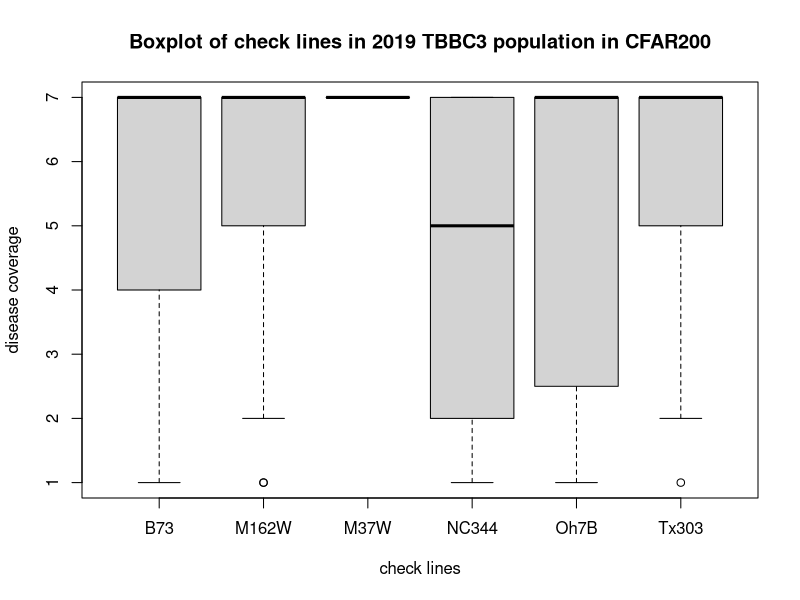
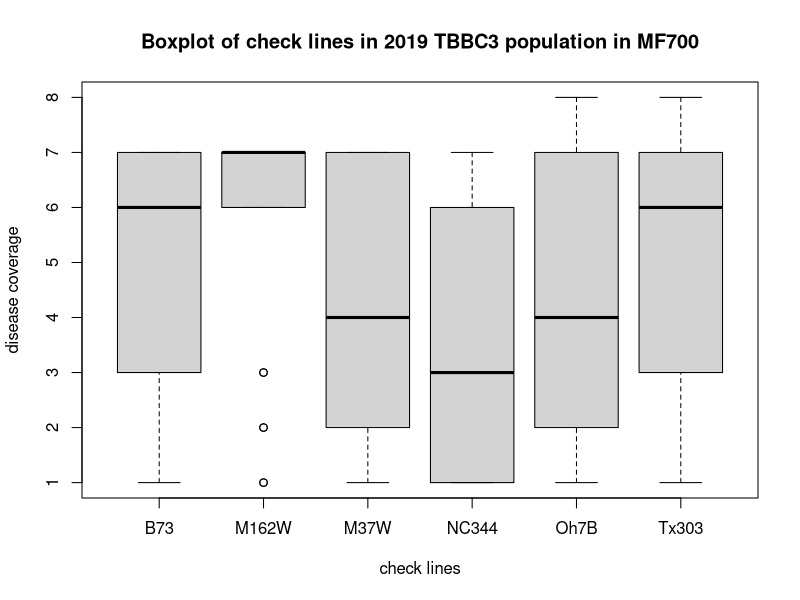
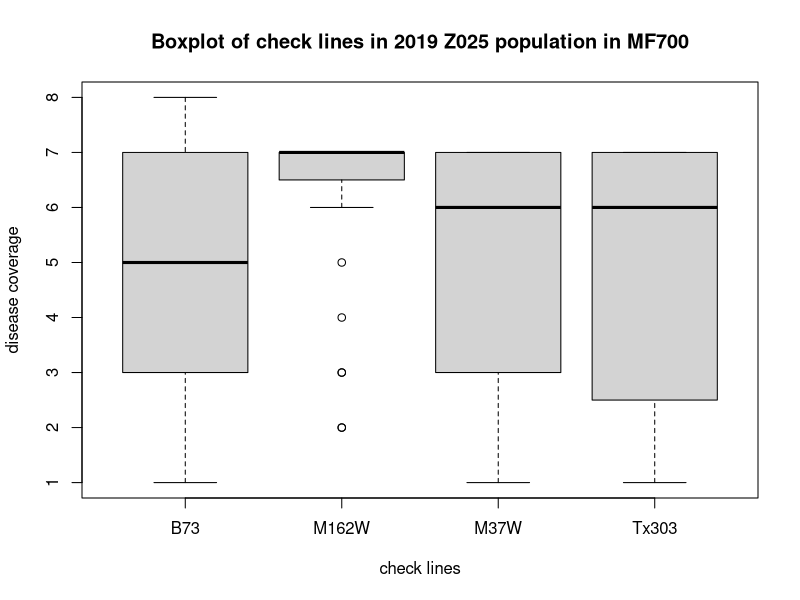
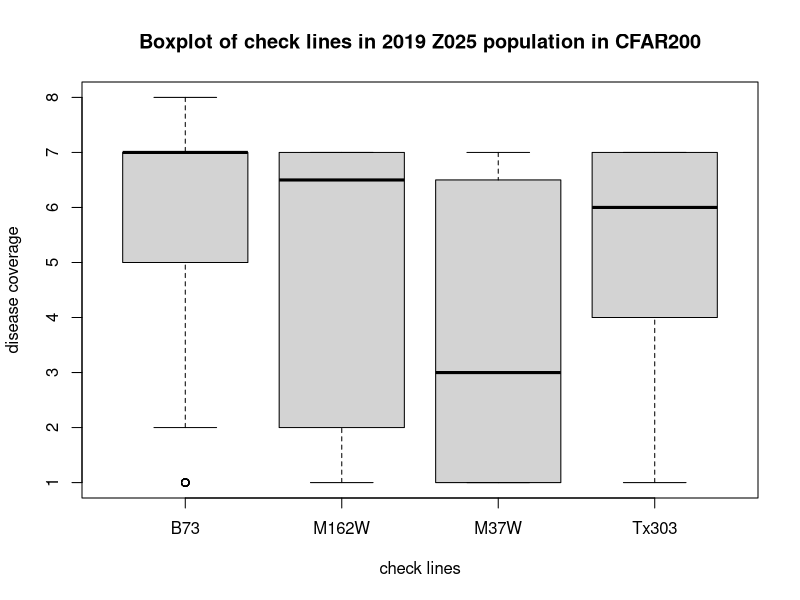
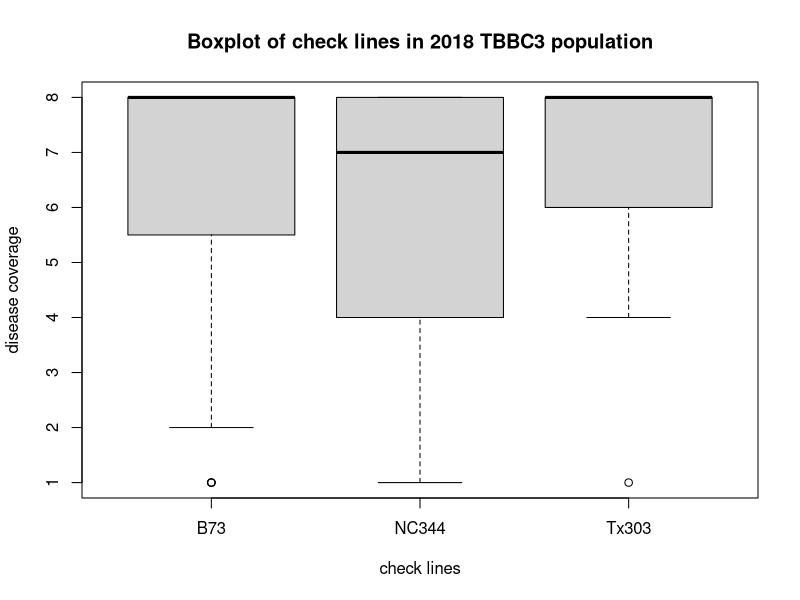

Generate these figures, in order, with R: (Note: this script raises an error after producing the figures.)
## ---- chunk 1
library(readxl)
# both TBBC3 population and Z025 population are in it
C19_measure <- read_excel("CFAR200_2019-Plant.xlsx")
M19_measure <- read_excel("MF-700_2019_Plant.xlsx")
# there are two locations for one population
TBBC3_19_plot <- read_excel("19DN_plots.xlsx")
Z025_19_plot <- read_excel("19DR_plots.xlsx")

tbbc3_18_mp <- read_excel("18DN_plot_measurements.xlsx")
## ---- chunk 2
# seperate the two populations measurement from one table
C19_Z025_measure <- C19_measure[C19_measure$`Experiment Name` == "19DR_rating",]
C19_TBBC3_measure <- C19_measure[C19_measure$`Experiment Name` == "19DN_rating",]
M19_Z025_measure <- M19_measure[M19_measure$`Experiment Name` == "19DR_rating",]
M19_TBBC3_measure <- M19_measure[M19_measure$`Experiment Name` == "19DN_rating",]

# seperate the two locations from the plot table
TBBC3_C19_plot <- TBBC3_19_plot[TBBC3_19_plot$Field == "CFAR200",]
TBBC3_M19_plot <- TBBC3_19_plot[TBBC3_19_plot$Field == "MF-700",]
Z025_C19_plot <- Z025_19_plot[Z025_19_plot$Field == "CFAR200",]
Z025_M19_plot <- Z025_19_plot[Z025_19_plot$Field == "MF-700",]
## ---- chunk 3
# join the plot data with the measurement data
# more data in the meansurement file, use side join
# need to create a new column first for measurement file
C19_TBBC3_measure$Plot <- substr(C19_TBBC3_measure$`Plant ID`,1,8)
C19_Z025_measure$Plot <- substr(C19_Z025_measure$`Plant ID`,1,8)
M19_TBBC3_measure$Plot <- substr(M19_TBBC3_measure$`Plant ID`,1,8)
M19_Z025_measure$Plot <- substr(M19_Z025_measure$`Plant ID`,1,8)

z025_c19_mp <- merge(C19_Z025_measure,Z025_C19_plot, by.x = "Plot", by.y = "Plot ID", all.x=TRUE)
tbbc3_m19_mp <- merge(M19_TBBC3_measure,TBBC3_M19_plot,by.x = "Plot", by.y = "Plot ID", all.x = TRUE)
z025_m19_mp <- merge(M19_Z025_measure,Z025_M19_plot,by.x = "Plot", by.y = "Plot ID", all.x = TRUE)
tbbc3_c19_mp <- merge(C19_TBBC3_measure,TBBC3_C19_plot,by.x = "Plot", by.y = "Plot ID", all.x = TRUE)
## ---- chunk 4
# clean the dataframe
z025_c19_mp1 <- z025_c19_mp[,c(1,3,5,6,7,9,13,22,23)]
z025_m19_mp1 <- z025_m19_mp[,c(1,3,5,6,7,9,13,22,23)]
tbbc3_c19_mp1 <- tbbc3_c19_mp[,c(1,3,5,6,7,9,13,22,23)]
tbbc3_m19_mp1 <- tbbc3_m19_mp[,c(1,3,5,6,7,9,13,22,23)]
## ---- chunk 5
tbbc3_18_mp[tbbc3_18_mp$value == ".",3] <- NA # replace the . with NA
tbbc3_18_mp1 <- tbbc3_18_mp[,c(1,3,6,9,13,14,25,26)]
tbbc3_18_mp1 <- na.omit(tbbc3_18_mp1)
## ---- chunk 6
# seperate the count from the rating
tbbc3_18_mp1_c <- tbbc3_18_mp1[tbbc3_18_mp1$measurement_parameter_id =="StandCount",]
tbbc3_18_mp1_r <- tbbc3_18_mp1[tbbc3_18_mp1$measurement_parameter_id =="DiseasePCTRating1",]

# see if any line has little number of count that cannot be used
summary(tbbc3_18_mp1_c)
tbbc3_18_mp1_c$value <- as.numeric(tbbc3_18_mp1_c$value) # count from 0 to 21
tbbc3_18_mp1_c <- tbbc3_18_mp1_c[order(tbbc3_18_mp1_c$value),]
tbbc3_18_less <- head(tbbc3_18_mp1_c,12)
vc <- tbbc3_18_less$plot_id

# get the ratings of those lines
tbbc3_18_less_r <- tbbc3_18_mp1_r[tbbc3_18_mp1_r$plot_id %in% vc,]
# delete those information
tbbc3_18_mp1_r <- tbbc3_18_mp1_r[!tbbc3_18_mp1_r$plot_id %in% vc,]
## ---- chunk 7
# seperate the coverage from the severity
tbbc3_c19_mp1$coverage <- substr(tbbc3_c19_mp1$value,1,1)
tbbc3_c19_mp1$severity <- substr(tbbc3_c19_mp1$value,2,2)
tbbc3_m19_mp1$coverage <- substr(tbbc3_m19_mp1$value,1,1)
tbbc3_m19_mp1$severity <- substr(tbbc3_m19_mp1$value,2,2)
z025_c19_mp1$coverage <- substr(z025_c19_mp1$value,1,1)
z025_c19_mp1$severity <- substr(z025_c19_mp1$value,2,2)
z025_m19_mp1$coverage <- substr(z025_m19_mp1$value,1,1)
z025_m19_mp1$severity <- substr(z025_m19_mp1$value,2,2)

tbbc3_c19_mp1$coverage <- as.numeric(tbbc3_c19_mp1$coverage)
tbbc3_m19_mp1$coverage <- as.numeric(tbbc3_m19_mp1$coverage)
z025_c19_mp1$coverage <- as.numeric(z025_c19_mp1$coverage)
z025_m19_mp1$coverage <- as.numeric(z025_m19_mp1$coverage)

# remove the real missing data in the dataframe
tbbc3_c19_mp1 <- na.omit(tbbc3_c19_mp1)
tbbc3_m19_mp1 <- na.omit(tbbc3_m19_mp1)
z025_c19_mp1 <- na.omit(z025_c19_mp1)
z025_m19_mp1 <- na.omit(z025_m19_mp1)
## ---- chunk 8
library(dplyr)
tbbc3_18_conv <- tbbc3_18_mp1_r
tbbc3_18_conv$value <- as.numeric(as.character(tbbc3_18_conv$value))
tbbc3_18_conv$value.cvt <- NA
tbbc3_18_conv$value.cvt1 <- NA

# need to write a loop
for (i in 1:nrow(tbbc3_18_conv)) {
   if (tbbc3_18_conv[i,2] == 100) {
    tbbc3_18_conv[i,9] = 8
  } else if (tbbc3_18_conv[i,2] > 89 & tbbc3_18_conv[i,2]<100){
    tbbc3_18_conv[i,9] = 7
  } else if (tbbc3_18_conv[i,2] > 75 & tbbc3_18_conv[i,2]<90){
    tbbc3_18_conv[i,9] = 6
  } else if (tbbc3_18_conv[i,2] > 60 & tbbc3_18_conv[i,2]<76) {
    tbbc3_18_conv[i,9] = 5
  } else if (tbbc3_18_conv[i,2] > 45 & tbbc3_18_conv[i,2]<61) {
    tbbc3_18_conv[i,9] = 4
  } else if (tbbc3_18_conv[i,2] > 30 & tbbc3_18_conv[i,2]<46) {
    tbbc3_18_conv[i,9] = 3
  } else if (tbbc3_18_conv[i,2] > 15 & tbbc3_18_conv[i,2]<31) {
    tbbc3_18_conv[i,9] = 2
  } else if (tbbc3_18_conv[i,2] > 0 & tbbc3_18_conv[i,2]<16) {
    tbbc3_18_conv[i,9] = 1
  } else if (tbbc3_18_conv[i,2] == 0){
    tbbc3_18_conv[i,9] = 0
  } 
}


# convert the 0-100% scale to 1-8 scale with 0 as missing 
for (i in 1:nrow(tbbc3_18_conv)) {
   if (tbbc3_18_conv[i,2] == 100) {
    tbbc3_18_conv[i,10] = 8
  } else if (tbbc3_18_conv[i,2] > 89 & tbbc3_18_conv[i,2]<100){
    tbbc3_18_conv[i,10] = 7
  } else if (tbbc3_18_conv[i,2] > 75 & tbbc3_18_conv[i,2]<90){
    tbbc3_18_conv[i,10] = 6
  } else if (tbbc3_18_conv[i,2] > 60 & tbbc3_18_conv[i,2]<76) {
    tbbc3_18_conv[i,10] = 5
  } else if (tbbc3_18_conv[i,2] > 45 & tbbc3_18_conv[i,2]<61) {
    tbbc3_18_conv[i,10] = 4
  } else if (tbbc3_18_conv[i,2] > 30 & tbbc3_18_conv[i,2]<46) {
    tbbc3_18_conv[i,10] = 3
  } else if (tbbc3_18_conv[i,2] > 15 & tbbc3_18_conv[i,2]<31) {
    tbbc3_18_conv[i,10] = 2
  } else if (tbbc3_18_conv[i,2] > 0 & tbbc3_18_conv[i,2]<16) {
    tbbc3_18_conv[i,10] = 1
  } else if (tbbc3_18_conv[i,2] == 0){
    tbbc3_18_conv[i,10] = NA
  } 
}
## ---- chunk 9
tbbc3_c19_mp1$coverage_1 <- tbbc3_c19_mp1$coverage
tbbc3_m19_mp1$coverage_1 <- tbbc3_m19_mp1$coverage
z025_c19_mp1$coverage_1 <- z025_c19_mp1$coverage
z025_m19_mp1$coverage_1 <- z025_m19_mp1$coverage


tbbc3_c19_mp1$coverage_1[tbbc3_c19_mp1$coverage_1 ==0] <- NA
tbbc3_m19_mp1$coverage_1[tbbc3_m19_mp1$coverage_1 ==0] <- NA
z025_c19_mp1$coverage_1[z025_c19_mp1$coverage_1 == 0] <- NA
z025_m19_mp1$coverage_1[z025_m19_mp1$coverage_1 == 0] <- NA

# it is okay to combine the two locations together for a popualation
tbbc3_19 <- rbind(tbbc3_c19_mp1, tbbc3_m19_mp1)
z025_19 <- rbind(z025_c19_mp1, z025_m19_mp1)
## ---- chunk 10
checks <- c("B73","M162W","M37W","NC344","Oh7B","Tx303")

tbbc3_c19_check <- tbbc3_c19_mp1[tbbc3_c19_mp1$`Plot Name` %in% checks,]
boxplot(coverage_1 ~ tbbc3_c19_check$`Plot Name`, data =tbbc3_c19_check, main = "Boxplot of check lines in 2019 TBBC3 population in CFAR200", xlab = "check lines", ylab = "disease coverage")

tbbc3_m19_check <- tbbc3_m19_mp1[tbbc3_m19_mp1$`Plot Name` %in% checks,]
boxplot(coverage_1 ~ tbbc3_m19_check$`Plot Name`, data =tbbc3_m19_check, main = "Boxplot of check lines in 2019 TBBC3 population in MF700", xlab = "check lines", ylab = "disease coverage")

z025_m19_check <- z025_m19_mp1[z025_m19_mp1$`Plot Name` %in% checks,]
boxplot(coverage_1 ~ z025_m19_check$`Plot Name`, data=z025_m19_check, main = "Boxplot of check lines in 2019 Z025 population in MF700", xlab = "check lines", ylab = "disease coverage")

z025_c19_check <- z025_c19_mp1[z025_c19_mp1$`Plot Name` %in% checks,]
boxplot(coverage_1 ~ z025_c19_check$`Plot Name`, data=z025_c19_check, main = "Boxplot of check lines in 2019 Z025 population in CFAR200", xlab = "check lines", ylab = "disease coverage")

tbbc3_18_check <- tbbc3_18_conv[tbbc3_18_conv$plot %in% checks,]
boxplot(value.cvt1 ~ tbbc3_18_check$plot, data=tbbc3_18_check, main = "Boxplot of check lines in 2018 TBBC3 population", xlab = "check lines", ylab = "disease coverage")
## ---- chunk 11
library(dplyr)
# get the mean of tbbc3 population in 2018 
tbbc3_18_mean <- aggregate(value.cvt~plot_id, data =tbbc3_18_conv, mean)
tbbc3_18_mean1 <- aggregate(value.cvt1~plot_id, data =tbbc3_18_conv, mean)
tbbc3_18_mean %>% rename(mean = value.cvt) -> tbbc3_18_mean # 108 obs
tbbc3_18_mean1 %>% rename(mean1 = value.cvt1) -> tbbc3_18_mean1 # 105 obs due to the missing data
tbbc3_18_mean <- merge(x=tbbc3_18_mean,y=tbbc3_18_mean1, all.x = TRUE) # 108 obs in this way
# the 0 in the mean 1 should be the true 0
tbbc3_18_mean$mean1[is.na(tbbc3_18_mean$mean1)] <- 0

# get the number of count of each plot (genotype) ONLY ONE REP and for each sepecfic value in the plot
tbbc3_18_conv %>% 
  group_by(plot_id) %>% 
  mutate(plot_count=n()) -> tbbc3_18_conv

# do not count the na as plot number
tbbc3_18_conv %>% 
  group_by(plot_id) %>% 
  summarise(non_na_count = sum(!is.na(value.cvt1))) -> tbbc3_18_pc # plot count without the na
tbbc3_18_conv <- merge(x=tbbc3_18_conv, y=tbbc3_18_pc, by.x = "plot_id", by.y = "plot_id", all.x = TRUE)

# count for each of the rating
tbbc3_18_conv %>% 
             group_by(plot_id,value.cvt) %>% 
             mutate(value.cvt_cout = n()) -> tbbc3_18_conv

# get the percentage (rate) of each count in r
tbbc3_18_conv %>% 
  mutate(value.cvt_rate = value.cvt_cout/plot_count) -> tbbc3_18_conv
tbbc3_18_conv %>% 
  mutate(value.cvt_rate1 = value.cvt_cout/non_na_count) -> tbbc3_18_conv

# find the incidence rate and the mummified rate
# incidence date = 1 - value rate with 0%
tbbc3_18_conv$value <- as.numeric(tbbc3_18_conv$value)
tbbc3_18_conv$value.cvt <- as.numeric(tbbc3_18_conv$value.cvt)

tbbc3_18_incidence <- tbbc3_18_conv[tbbc3_18_conv$value.cvt==0,]
tbbc3_18_incidence <- unique(tbbc3_18_incidence)
tbbc3_18_incidence$incidence_rate <- 1 - tbbc3_18_incidence$value.cvt_rate
# if we regard the 0 as na, we wont have incidence rata data out of it
# the inf in the data should be the 0 actually, because the non_na_count is 0, means everything in that plot 0, which can be regareded as the true 0, besides, the plot with rating less than 5 had already beening deleted.

# mummified rate # use 100%, or 8 as the indicator of totally mummified
tbbc3_18_mummified <- tbbc3_18_conv[tbbc3_18_conv$value.cvt == 8,]
tbbc3_18_mummified <- na.omit(tbbc3_18_mummified)
tbbc3_18_mummified <- unique(tbbc3_18_mummified)
rename(tbbc3_18_mummified, mummi_rate = value.cvt_rate) -> tbbc3_18_mummified
# if we really need mummified 1? yes, we do, the data is missing and we have no means knowing if that is 0 or 8
rename(tbbc3_18_mummified, mummi_rate1 = value.cvt_rate1) -> tbbc3_18_mummified
# many missing data here due to the all 0. 

# combine the three together
# in the mummified, if there is NA, it should be 0 
# in the indicence, if there is NA, it should be 100% (we cannot find any value being 0)
# combined mean with incidence
tbbc3_18_agg <- merge(x=tbbc3_18_mean,y=tbbc3_18_incidence, by.x = "plot_id", by.y = "plot_id", all.x = TRUE, all.y = TRUE)
tbbc3_18_agg$incidence_rate[is.na(tbbc3_18_agg$incidence_rate)] <- 1

# aggregate with mummified
tbbc3_18_agg <- merge(x=tbbc3_18_agg,y=tbbc3_18_mummified, by.x = "plot_id", by.y = "plot_id", all.x = TRUE, all.y = TRUE)
tbbc3_18_agg$mummi_rate[is.na(tbbc3_18_agg$mummi_rate)] <- 0
tbbc3_18_agg$mummi_rate1[is.na(tbbc3_18_agg$mummi_rate1)] <- 0

# merge the information of different tables
tbbc3_18_agg$value <- coalesce(tbbc3_18_agg$value.x, tbbc3_18_agg$value.y)
tbbc3_18_agg$value.cvt <- coalesce(tbbc3_18_agg$value.cvt.x, tbbc3_18_agg$value.cvt.y)
tbbc3_18_agg$row_num <- coalesce(tbbc3_18_agg$row_num.x, tbbc3_18_agg$row_num.y)
tbbc3_18_agg$plot <- coalesce(tbbc3_18_agg$plot.x, tbbc3_18_agg$plot.y)
tbbc3_18_agg$rep <- coalesce(tbbc3_18_agg$rep.x, tbbc3_18_agg$rep.y)
tbbc3_18_agg$range_num <- coalesce(tbbc3_18_agg$range_num.x, tbbc3_18_agg$range_num.y)
tbbc3_18_agg$block <- coalesce(tbbc3_18_agg$block.x, tbbc3_18_agg$block.y)
tbbc3_18_agg$plot_count <- coalesce(tbbc3_18_agg$plot_count.x, tbbc3_18_agg$plot_count.y)


tbbc3_18_agg1 <- tbbc3_18_agg[,c(1,2,3,18,31:40)]
tbbc3_18_agg1 <- unique(tbbc3_18_agg1)
# if the mean of a plot is NA, that plot is all 0, it is true 0 in a way

cor.test(tbbc3_18_agg1$mean, tbbc3_18_agg1$mummi_rate, method = "pearson") #0.9256085 
cor.test(tbbc3_18_agg1$mean, tbbc3_18_agg1$incidence_rate, method = "pearson") # 0.8953216
cor.test(tbbc3_18_agg1$mummi_rate, tbbc3_18_agg1$incidence_rate, method = "pearson") # 0.7619616

cor.test(tbbc3_18_agg1$mean1, tbbc3_18_agg1$mummi_rate1, method = "pearson") #0.8753698 

# our correlation coefficient is significantly lower in this analysis: in last time, I put all check lines together, but this time, the check lines are seperated may I need to remove the checks to see. 
# remove check lines
tbbc3_18_agg2 <- tbbc3_18_agg1[!tbbc3_18_agg$plot %in% c("B73","NC344","Tx303"),]
cor.test(tbbc3_18_agg2$mean, tbbc3_18_agg2$mummi_rate, method = "pearson") # 0.925564
cor.test(tbbc3_18_agg2$mean, tbbc3_18_agg2$incidence_rate, method = "pearson") # 0.8591019 
cor.test(tbbc3_18_agg2$mummi_rate, tbbc3_18_agg2$incidence_rate, method = "pearson") #0.7285691

cor.test(tbbc3_18_agg2$mean1, tbbc3_18_agg2$mummi_rate1, method = "pearson") # 0.8857184
## ---- chunk 12
# count the datapoint we have for each point. 
# get the number of count of each plot_id for Z025 population in 2019 in MF (2 replication in total)

z025_19 %>% 
  group_by(Plot) %>% 
  mutate(plot_count=n()) -> z025_19

z025_19 %>% 
  group_by(Plot) %>% 
  summarise(non_na_count = sum(!is.na(coverage_1))) -> z025_19_pc # plot count without the na
z025_19 <- merge(x=z025_19, y=z025_19_pc, by.x = "Plot", by.y = "Plot", all.x = TRUE)

# a count of 5 would be used as a cutoff 
z025_19_1 <- z025_19[z025_19$plot_count >= 5,]

# calculate the mean for each plot
z025_19_1 %>%
  group_by(Plot) %>%
  mutate(mean = mean(coverage)) -> z025_19_1

z025_19_1 %>%
  group_by(Plot) %>%
  mutate(mean1 = mean(coverage_1,na.rm=TRUE)) -> z025_19_1


# count the number of each value in the rate
z025_19_1 %>%
  group_by(Plot, coverage) %>%
  mutate(coverage_count = n()) -> z025_19_1

z025_19_1 %>%
  group_by(Plot, coverage_1) %>%
  mutate(coverage_count1 = n()) -> z025_19_1

# get the percentage of each count in a plot
z025_19_1 %>% 
  mutate(coverage_rate = coverage_count/plot_count) -> z025_19_1
# for non-na count 
z025_19_1 %>% 
  mutate(coverage_rate1 = coverage_count1/non_na_count) -> z025_19_1

# find the incidence rate and mummified rate for each plot
z025_19_incidence <- z025_19_1[z025_19_1$coverage == 0,]
z025_19_incidence <- unique(z025_19_incidence[,-2])
z025_19_incidence$incidence_rate <- 1-z025_19_incidence$coverage_rate
# for the 0 coded as na, the incidence rate would be 1 

z025_19_mummi <- z025_19_1[z025_19_1$coverage == 8,]
z025_19_mummi <- unique(z025_19_mummi[,-2])
rename(z025_19_mummi, mummi_rate=coverage_rate) -> z025_19_mummi
rename(z025_19_mummi, mummi_rate1=coverage_rate1) -> z025_19_mummi #0 code as na

# merge the three table together
# combine the three together
# in the mummified, if there is NA, it should be 0 
# in the indicence, if there is NA, it should be 100% (we cannot find any value being 0)

# combined mean with mummified
z025_19_agg <- merge(x=z025_19_1,y=z025_19_mummi[,c(1,18,19)], by.x = "Plot", by.y = "Plot", all.x = TRUE, all.y = TRUE)
z025_19_agg$mummi_rate[is.na(z025_19_agg$mummi_rate)] <- 0
z025_19_agg$mummi_rate1[is.na(z025_19_agg$mummi_rate1)] <- 0
# agrregate with incidence
z025_19_agg <-  merge(x=z025_19_agg,y=z025_19_incidence[,c(1,20)], by.x = "Plot", by.y = "Plot", all.x = TRUE, all.y = TRUE)
z025_19_agg$incidence_rate[is.na(z025_19_agg$incidence_rate)] <- 1

## ---- chunk 13
# replace the severity with three levels "L(less) U(usual) M(more)"
z025_19_agg$severity_new <- NA
for (i in 1:nrow(z025_19_agg)) {
  if (z025_19_agg[i,11] == "+"){
    z025_19_agg[i,24] = "3"
  } else if (z025_19_agg[i,11] == "-"){
    z025_19_agg[i,24] = "1"
  } 
  else {z025_19_agg[i,24] = "2"}
}
z025_19_agg$severity_new <- as.numeric(as.character(z025_19_agg$severity_new))

z025_19_agg %>%
  group_by(Plot) %>%
  mutate(severity_mean = mean(severity_new)) -> z025_19_agg

# need to code for the new severity
# if we regard a line as missing, then the according severity should also be missing 
z025_19_agg$severity_new1 <- z025_19_agg$severity_new
z025_19_agg$severity_new1[is.na(z025_19_agg$coverage_1)] <- NA
z025_19_agg %>%
  group_by(Plot) %>%
  mutate(severity_mean1 = mean(severity_new1,na.rm = TRUE)) -> z025_19_agg

z025_19_agg1 <- z025_19_agg
z025_19_agg1$mean1[is.nan(z025_19_agg1$mean1)] <- 0
# remove the check lines and calculate the correlation coefficient

z025_19_agg2 <- z025_19_agg1[!z025_19_agg$`Plot Name` %in% c("M37W","M162W","Tx303","B73"),]
cor.test(z025_19_agg2$mean, z025_19_agg2$mummi_rate, method = "pearson") # 0.3259189 
cor.test(z025_19_agg2$mean, z025_19_agg2$incidence_rate, method = "pearson") # 0.8673955 
cor.test(z025_19_agg2$mummi_rate, z025_19_agg2$incidence_rate, method = "pearson") # 0.198947  
# all significant, but signidicant is not important

cor.test(z025_19_agg2$mean1, z025_19_agg2$mummi_rate1, method = "pearson") #0.314348  

cor.test(z025_19_agg2$mean, z025_19_agg2$severity_mean, method = "pearson") # 0.3738682  
cor.test(z025_19_agg2$incidence_rate, z025_19_agg2$severity_mean, method = "pearson") # 0.1040342 
# there is some correlation between the coverage and severity for eacg plot
## ---- chunk 14
# remove the plot with less than 5 readings
tbbc3_19 %>% 
  group_by(Plot) %>% 
  mutate(plot_count=n()) -> tbbc3_19

tbbc3_19 %>% 
  group_by(Plot) %>% 
  summarise(non_na_count = sum(!is.na(coverage_1))) -> tbbc3_19_pc # plot count without the na
tbbc3_19 <- merge(x=tbbc3_19, y=tbbc3_19_pc, by.x = "Plot", by.y = "Plot", all.x = TRUE)

# a count of 5 would be used as a cutoff 
tbbc3_19_1<- tbbc3_19[tbbc3_19$plot_count >= 5,]

# calculate the mean for each plot
tbbc3_19_1 %>%
  group_by(Plot) %>%
  mutate(mean = mean(coverage)) -> tbbc3_19_1
# the mean for 0 as na
tbbc3_19_1 %>%
  group_by(Plot) %>%
  mutate(mean1 = mean(coverage_1,na.rm=TRUE)) -> tbbc3_19_1

# count the number of each value in the rate
tbbc3_19_1 %>%
  group_by(Plot, coverage) %>%
  mutate(coverage_count = n()) -> tbbc3_19_1

tbbc3_19_1 %>%
  group_by(Plot, coverage_1) %>%
  mutate(coverage_count1 = n()) -> tbbc3_19_1

# get the percentage of each count in a plot
tbbc3_19_1 %>% 
  mutate(coverage_rate = coverage_count/plot_count) -> tbbc3_19_1
tbbc3_19_1 %>% 
  mutate(coverage_rate1 = coverage_count1/non_na_count) -> tbbc3_19_1

# find the incidence rate and mummified rate for each plot
tbbc3_19_incidence <- tbbc3_19_1[tbbc3_19_1$coverage == 0,]
tbbc3_19_incidence <- unique(tbbc3_19_incidence[,-2]) #col 2 indicate the plant in a plot
tbbc3_19_incidence$incidence_rate <- 1-tbbc3_19_incidence$coverage_rate

tbbc3_19_mummi <- tbbc3_19_1[tbbc3_19_1$coverage == 8,]
tbbc3_19_mummi <- unique(tbbc3_19_mummi[,-2]) # very few 8 ratings
rename(tbbc3_19_mummi, mummi_rate=coverage_rate) -> tbbc3_19_mummi
rename(tbbc3_19_mummi, mummi_rate1=coverage_rate1) -> tbbc3_19_mummi

# merge the three table together
# combine the three together
# in the mummified, if there is NA, it should be 0 
# in the indicence, if there is NA, it should be 100% (we cannot find any value being 0)

# combined mean with incidence
tbbc3_19_agg <- merge(x=tbbc3_19_1,y=tbbc3_19_incidence[,c(1,20)], by.x = "Plot", by.y = "Plot", all.x = TRUE, all.y = TRUE)
tbbc3_19_agg$incidence_rate[is.na(tbbc3_19_agg$incidence_rate)] <- 1

# aggregate with mummified
tbbc3_19_agg <- merge(x=tbbc3_19_agg,y=tbbc3_19_mummi[,c(1,18,19)], by.x = "Plot", by.y = "Plot", all.x = TRUE, all.y = TRUE)
tbbc3_19_agg$mummi_rate[is.na(tbbc3_19_agg$mummi_rate)] <- 0
tbbc3_19_agg$mummi_rate1[is.na(tbbc3_19_agg$mummi_rate1)] <- 0
## ---- chunk 15
tbbc3_19_agg$severity_new <- NA

# replace the severity with three levels "L(less) U(usual) M(more)"
for (i in 1:nrow(tbbc3_19_agg)) {
  if (tbbc3_19_agg[i,11] == "+"){
    tbbc3_19_agg[i,24] = "3"
  } else if (tbbc3_19_agg[i,11] == "-"){
    tbbc3_19_agg[i,24] = "1"
  } 
  else {tbbc3_19_agg[i,24] = "2"}
}

tbbc3_19_agg$severity_new <- as.numeric(as.character(tbbc3_19_agg$severity_new))

tbbc3_19_agg %>%
  group_by(Plot) %>%
  mutate(severity_mean = mean(severity_new)) -> tbbc3_19_agg

# need to code for the new severity
# if we regard a line as missing, then the according severity should also be missing 
tbbc3_19_agg$severity_new1 <- tbbc3_19_agg$severity_new
tbbc3_19_agg$severity_new1[is.na(tbbc3_19_agg$coverage_1)] <- NA
tbbc3_19_agg %>%
  group_by(Plot) %>%
  mutate(severity_mean1 = mean(severity_new1,na.rm = TRUE)) -> tbbc3_19_agg

# if the mean is 0, then the mean1 should also be 0, it is the real 0
tbbc3_19_agg1 <- tbbc3_19_agg
tbbc3_19_agg1$mean1[is.nan(tbbc3_19_agg1$mean1)] <- 0


# remove the check lines and calculate the correlation coefficient
tbbc3_19_agg2 <- tbbc3_19_agg1[!tbbc3_19_agg$`Plot Name` %in% checks,]
cor.test(tbbc3_19_agg2$mean, tbbc3_19_agg2$mummi_rate, method = "pearson") # 0.09024929 
cor.test(tbbc3_19_agg2$mean, tbbc3_19_agg2$incidence_rate, method = "pearson") # 0.8282704  
cor.test(tbbc3_19_agg2$mummi_rate, tbbc3_19_agg2$incidence_rate, method = "pearson") #0.04993093   
# all significant, but signidicant is not important

cor.test(tbbc3_19_agg2$mean1, tbbc3_19_agg2$mummi_rate1, method = "pearson") # 0.1243563   

cor.test(tbbc3_19_agg2$mean, tbbc3_19_agg2$severity_mean, method = "pearson") # 0.2322353   
# there is some correlation between the coverage and severity for eacg plot
## ---- chunk 16
rename(tbbc3_19_agg1, Range=Range.x) -> tbbc3_19_agg1
rename(tbbc3_19_agg1, Row=Row.x) -> tbbc3_19_agg1
rename(tbbc3_19_agg1, Field=Field.x) -> tbbc3_19_agg1

rename(z025_19_agg1, Range=Range.x) -> z025_19_agg1
rename(z025_19_agg1, Row=Row.x) -> z025_19_agg1
rename(z025_19_agg1, Field=Field.x) -> z025_19_agg1
## ---- chunk 17
write.csv(tbbc3_18_agg1, "/Users/qiuyuting/Documents/data_file/tbbc3_18_agg.csv")
write.csv(z025_19_agg1, "/Users/qiuyuting/Documents/data_file/z025_19_agg.csv")
write.csv(tbbc3_19_agg1, "/Users/qiuyuting/Documents/data_file/tbbc3_19_agg.csv")
